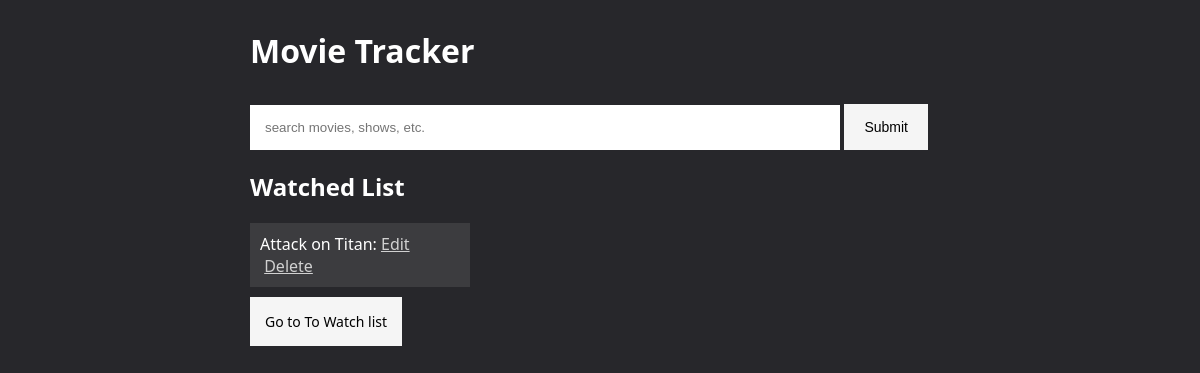
The app's page /, older data.
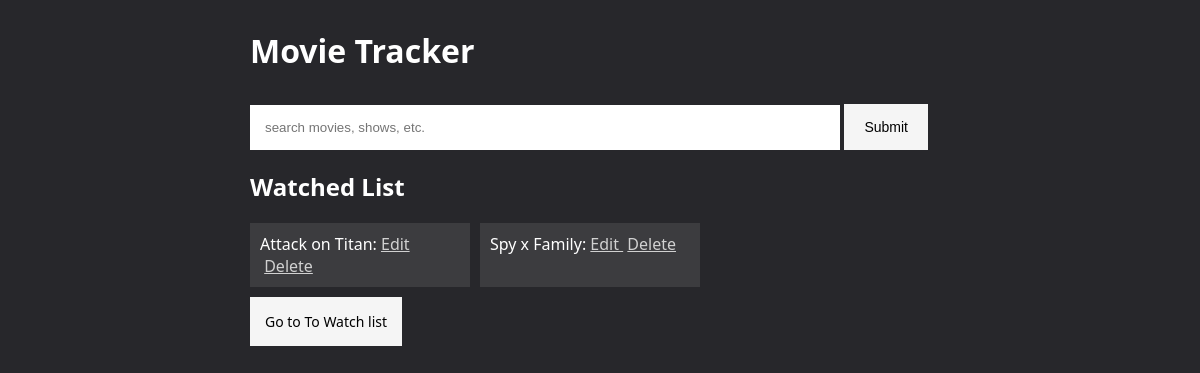
The same page, newer data.
### movie/models.py (models this page shows, shortened)
class Movie(models.Model):
    title = models.CharField(max_length=200, blank=False)
    user_rating = models.DecimalField(max_digits=3, decimal_places=1)
    imdb_id = models.IntegerField(null=True, editable=False) #editable false so won't show on form
    times_watched = models.IntegerField(blank=False, default=0)

class Watched(Movie):
    your_rating = models.DecimalField(max_digits=3, decimal_places=1)
    review = models.TextField(blank=True)
    date_first_watch = models.DateField()

class Movie(models.Model):
    title = models.CharField(max_length=200, blank=False)
    user_rating = models.DecimalField(max_digits=3, decimal_places=1)
    imdb_id = models.IntegerField(null=True, editable=False) #editable false so won't show on form
    times_watched = models.IntegerField(blank=False, default=0)

### movie/views.py (the view)
# urls.py: path('', views.home, name="home"),
def home(request):
    queryset = Watched.objects.all()
    context = {
        "watched_list": queryset,
        "search_form": search_form()
    }
    return render(request, 'home.html', context)

### movie/forms.py
class search_form(forms.Form):
    search = forms.CharField(
        label='Search',
        widget=forms.TextInput(attrs={'placeholder': 'search movies, shows, etc.'})
    )

### movie/templates/home.html (shortened to what this page needs)
{% extends "main.html" %}
{% block body %}
{% if watched_list %}
    <h2>Watched List</h2>
    <div class="movie_container">
    {% for movie in watched_list %}
        <div class="small_movie">{{ movie.title }}: <a href="/edit/{{ movie.id }}"> Edit </a>&nbsp;<a href="/delete/{{ movie.id }}">Delete</a></div>
    {% endfor %}
    </div>
{% else %}
    <h1>Watch a movie!</h1>
{% endif %}
    <a href="/to_watch/" class="button">Go to To Watch list</a>
{% endblock %}

### movie/templates/main.html (shortened to what this page needs)
{% extends "theme.html" %}
{% block tbody %}
    <div id="header">
        <a href="/" id="web_name"><h1>Movie Tracker</h1></a>
        <form action="/search/" method="post" id="search">
            {{ search_form }}
            <input type="submit" value="Submit">
        </form>
    </div>
    {% block body %}{% endblock %}
{% endblock %}

### movie/templates/theme.html (shortened to what this page needs)
<!DOCTYPE html>
<html lang="en">
    <head>
    </head>
    <body>
        <div id="main">
            {% block tbody %}{% endblock %}
        </div>
    </body>
</html>

### movie/templates/theme.html (style rules this page uses)
body { background-color: #27272B; font-family:'Segoe UI', Tahoma, Geneva, Verdana, sans-serif; color: white; }
#main { width: 700px; margin: auto; }
a { color: rgb(209, 209, 209); }
.button, input[type=submit] { font-size: 14px; border: none; margin-top: 10px; display: inline-block; padding: 15px; color: black; text-decoration: none; background-color: whitesmoke; }

### movie/templates/main.html (style rules this page uses)
#header { margin-bottom: 20px; }
#web_name { color: white; text-decoration: none; display: inline-block; }
#search input[type="submit"] { width: 12%; }
#id_search { border: none; width: 80%; padding: 15px; }
#search { margin: auto; }

### movie/templates/home.html (style rules this page uses)
.movie_container { display: grid; grid-template-columns: 1fr 1fr 1fr 1fr; grid-gap: 10px }
.small_movie { display: block; padding: 10px; width: 200px; background-color: #3c3c3f; }

Row changes from the older to the newer data that the page shows:
added Watched: title "Spy x Family"
